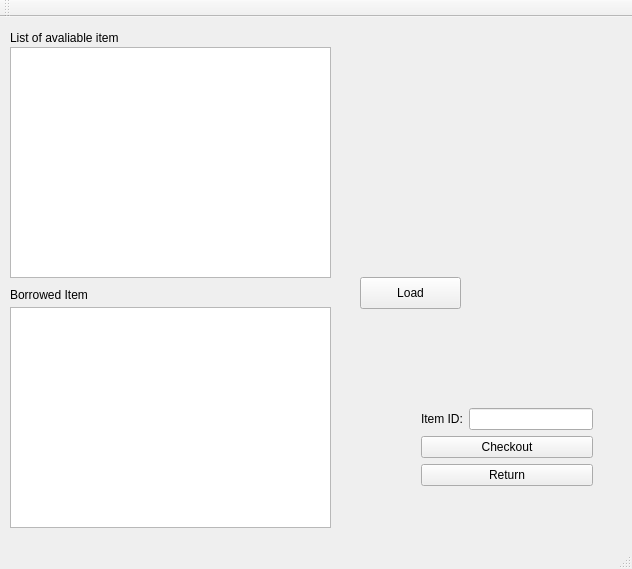
<?xml version="1.0" encoding="UTF-8"?>
<ui version="4.0">
 <class>MainWindow</class>
 <widget class="QMainWindow" name="MainWindow">
  <property name="geometry">
   <rect>
    <x>0</x>
    <y>0</y>
    <width>632</width>
    <height>569</height>
   </rect>
  </property>
  <property name="windowTitle">
   <string>MainWindow</string>
  </property>
  <widget class="QWidget" name="centralWidget">
   <widget class="QLabel" name="label">
    <property name="geometry">
     <rect>
      <x>10</x>
      <y>10</y>
      <width>241</width>
      <height>21</height>
     </rect>
    </property>
    <property name="text">
     <string>List of avaliable item</string>
    </property>
   </widget>
   <widget class="QTableView" name="AvaliableItem">
    <property name="geometry">
     <rect>
      <x>10</x>
      <y>30</y>
      <width>321</width>
      <height>231</height>
     </rect>
    </property>
   </widget>
   <widget class="QLabel" name="label_2">
    <property name="geometry">
     <rect>
      <x>10</x>
      <y>270</y>
      <width>231</width>
      <height>16</height>
     </rect>
    </property>
    <property name="text">
     <string>Borrowed Item</string>
    </property>
   </widget>
   <widget class="QTableView" name="BorrowedItem">
    <property name="geometry">
     <rect>
      <x>10</x>
      <y>290</y>
      <width>321</width>
      <height>221</height>
     </rect>
    </property>
   </widget>
   <widget class="QPushButton" name="pushButton_Load">
    <property name="geometry">
     <rect>
      <x>360</x>
      <y>260</y>
      <width>101</width>
      <height>32</height>
     </rect>
    </property>
    <property name="text">
     <string>Load</string>
    </property>
   </widget>
   <widget class="QWidget" name="layoutWidget">
    <property name="geometry">
     <rect>
      <x>410</x>
      <y>380</y>
      <width>194</width>
      <height>100</height>
     </rect>
    </property>
    <layout class="QVBoxLayout" name="verticalLayout">
     <item>
      <layout class="QHBoxLayout" name="horizontalLayout">
       <item>
        <widget class="QLabel" name="label_3">
         <property name="text">
          <string>Item ID:</string>
         </property>
        </widget>
       </item>
       <item>
        <widget class="QLineEdit" name="lineEdit_ItemId"/>
       </item>
      </layout>
     </item>
     <item>
      <widget class="QPushButton" name="pushButton_CheckOut">
       <property name="text">
        <string>Checkout</string>
       </property>
      </widget>
     </item>
     <item>
      <widget class="QPushButton" name="pushButton_Return">
       <property name="text">
        <string>Return</string>
       </property>
      </widget>
     </item>
    </layout>
   </widget>
   <widget class="QLabel" name="label_Error">
    <property name="geometry">
     <rect>
      <x>410</x>
      <y>490</y>
      <width>191</width>
      <height>16</height>
     </rect>
    </property>
    <property name="text">
     <string/>
    </property>
   </widget>
  </widget>
  <widget class="QMenuBar" name="menuBar">
   <property name="geometry">
    <rect>
     <x>0</x>
     <y>0</y>
     <width>632</width>
     <height>22</height>
    </rect>
   </property>
  </widget>
  <widget class="QToolBar" name="mainToolBar">
   <attribute name="toolBarArea">
    <enum>TopToolBarArea</enum>
   </attribute>
   <attribute name="toolBarBreak">
    <bool>false</bool>
   </attribute>
  </widget>
  <widget class="QStatusBar" name="statusBar"/>
 </widget>
 <layoutdefault spacing="6" margin="11"/>
 <resources/>
 <connections/>
</ui>
